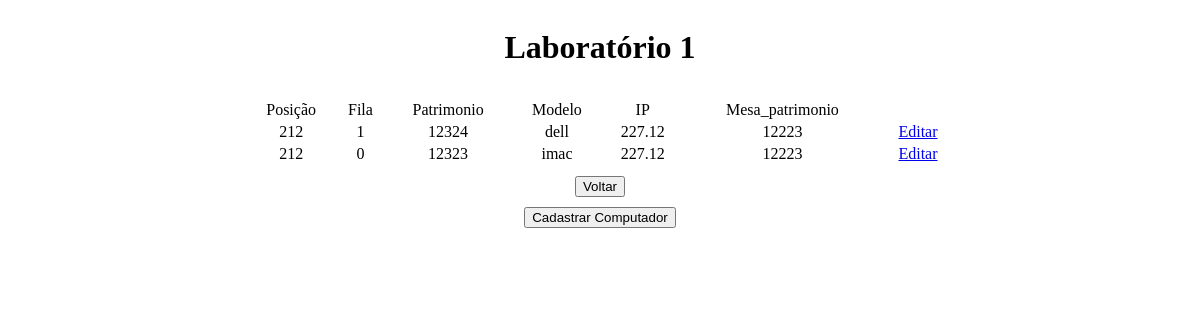
/inventario_labs/tabela_comp.php?lab=1 (signed in), run on the app's committed database.
### tables this page shows
CREATE TABLE `tb_comp` (
  `id_comp` int(11) NOT NULL,
  `posicao` varchar(20) DEFAULT NULL,
  `fila` varchar(10) DEFAULT NULL,
  `patrimonio` varchar(100) DEFAULT NULL,
  `modelo` varchar(100) DEFAULT NULL,
  `ip` varchar(50) DEFAULT NULL,
  `mesa_patrimonio` varchar(100) DEFAULT NULL,
  `lab` int(11) NOT NULL
);

### inventario_labs/tabela_comp.php (the view, shortened to what this page needs)
<?php
require 'conexao.php';
if(isset($_GET['lab'])){
$id_lab = $_GET['lab'];
$sql = $conexao->prepare("SELECT * FROM tb_comp  WHERE lab =".$id_lab);
$sql->execute();
$dados = $sql->fetchAll(PDO::FETCH_ASSOC);
}
?>
<!DOCTYPE html>
<html lang="pt-br">
<head>
    <link rel="stylesheet" href="style.css">
</head>
<body>
    <?php
        if(!isset($_GET['lab'])){
    ?>
    <a href="tabela_comp.php?lab=1"><button>lab 1</button></a>
    <a href="tabela_comp.php?lab=2"><button>lab 2</button></a>
    <a href="tabela_comp.php?lab=3"><button>lab 3</button></a>
    <a href="tabela_comp.php?lab=4"><button>lab 4</button></a>
    <a href="tabela_comp.php?lab=5"><button>lab 5</button></a>
    <a href="tabela_comp.php?lab=6"><button>lab 6</button></a>
    <a href="tabela_comp.php?lab=7"><button>lab P&D</button></a>
    <a href="modificar_inventario.php"><button>Voltar</button></a>;
    <?php } else{ ?>
    <h1>Laboratório <?php echo $_GET['lab'] < 7 ? $_GET['lab'] : 'P&D'?></h1>
    <table class="tabela">
        <tr>
            <td>Posição</td>
            <td>Fila</td>
            <td>Patrimonio</td>
            <td>Modelo</td>
            <td>IP</td>
            <td>Mesa_patrimonio</td>
        </tr>
        <?php
            foreach ($dados as $key => $value) {
                echo '<tr>';
                        echo "<td>{$value['posicao']}</td>";
                        echo "<td>{$value['fila']}</td>";
                        echo "<td>{$value['patrimonio']}</td>";
                        echo "<td>{$value['modelo']}</td>";
                        echo "<td>{$value['ip']}</td>";
                        echo "<td>{$value['mesa_patrimonio']}</td>";
                        echo "<td><a href='atualizar_comp.php?lab={$value['lab']}&id={$value['id_comp']}'>Editar</a></td>";
                 echo "</tr>";
            }
        ?>
    </table>
    <a href="tabela_comp.php"><button>Voltar</button></a>
    <a href="cadastro_comp.php?lab=<?php echo $id_lab;?>"><button>Cadastrar Computador</button></a>
    <?php } ?>
</body>
</html>

### inventario_labs/style.css (style rules this page uses)
body { text-align: center; gap: 10px; display: flex; flex-flow: column nowrap; justify-content: center; align-items: center; }
table { width: 60%; }

### data on the page
tb_comp: posicao "212", fila "1", patrimonio "12324", modelo "dell", ip "227.12", mesa_patrimonio "12223"
tb_comp: posicao "212", fila "0", patrimonio "12323", modelo "imac", ip "227.12", mesa_patrimonio "12223"

### other printed values
$_GET['lab'] "1"
